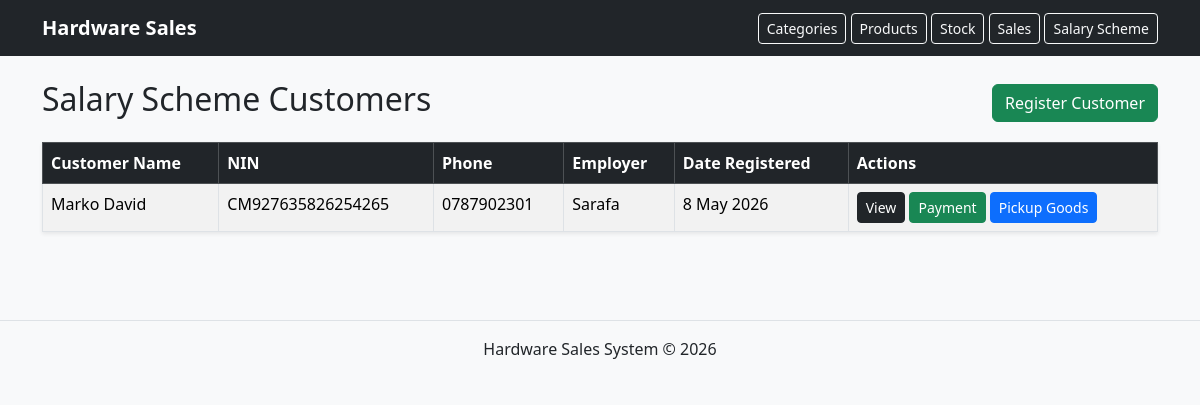
/scheme/, run on the app's committed database.
### scheme/models.py (models this page shows, shortened)
class SchemeCustomer(models.Model):
    full_name = models.CharField(max_length=150)
    nin_number = models.CharField(max_length=30, unique=True)
    phone_number = models.CharField(max_length=20)
    address = models.TextField()
    occupation = models.CharField(max_length=100, default="Salary Earner")
    employer_name = models.CharField(max_length=150, blank=True)
    date_registered = models.DateTimeField(auto_now_add=True)

### scheme/views.py (the view)
# urls.py: path("", views.scheme_customer_list, name="scheme_customer_list"),
def scheme_customer_list(request):
    customers = SchemeCustomer.objects.all().order_by("-date_registered")
    return render(request, "scheme_customer_list.html", {"customers": customers})

### scheme/templates/scheme_customer_list.html
{% extends 'base.html' %}
{% load humanize %}
{% block content %}
<div class="d-flex justify-content-between align-items-center mb-3">
    <h2>Salary Scheme Customers</h2>
    <a href="{% url 'register_scheme_customer' %}"
       class="btn btn-success">
        Register Customer
    </a>
</div>
<table class="table table-bordered table-striped shadow-sm">
    <thead class="table-dark">
        <tr>
            <th>Customer Name</th>
            <th>NIN</th>
            <th>Phone</th>
            <th>Employer</th>
            <th>Date Registered</th>
            <th>Actions</th>
        </tr>
    </thead>
    <tbody>
        {% for customer in customers %}
        <tr>
            <td>{{ customer.full_name }}</td>
            <td>{{ customer.nin_number }}</td>
            <td>{{ customer.phone_number }}</td>
            <td>{{ customer.employer_name }}</td>
            <td>{{ customer.date_registered|date:"j F Y" }}</td>
            <td>
                <a href="{% url 'customer_scheme_detail' customer.id %}"
                   class="btn btn-dark btn-sm">
                    View
                </a>
                <a href="{% url 'record_scheme_payment' customer.id %}"
                   class="btn btn-success btn-sm">
                    Payment
                </a>
                <a href="{% url 'scheme_goods_pickup' customer.id %}"
                   class="btn btn-primary btn-sm">
                    Pickup Goods
                </a>
            </td>
        </tr>
        {% empty %}
        <tr>
            <td colspan="6" class="text-center">
                No scheme customers found.
            </td>
        </tr>
        {% endfor %}
    </tbody>
</table>
{% endblock %}

### data on the page
SchemeCustomer: full_name "Marko David", nin_number "CM927635826254265", phone_number "0787902301", employer_name "Sarafa", date_registered "8 May 2026"
